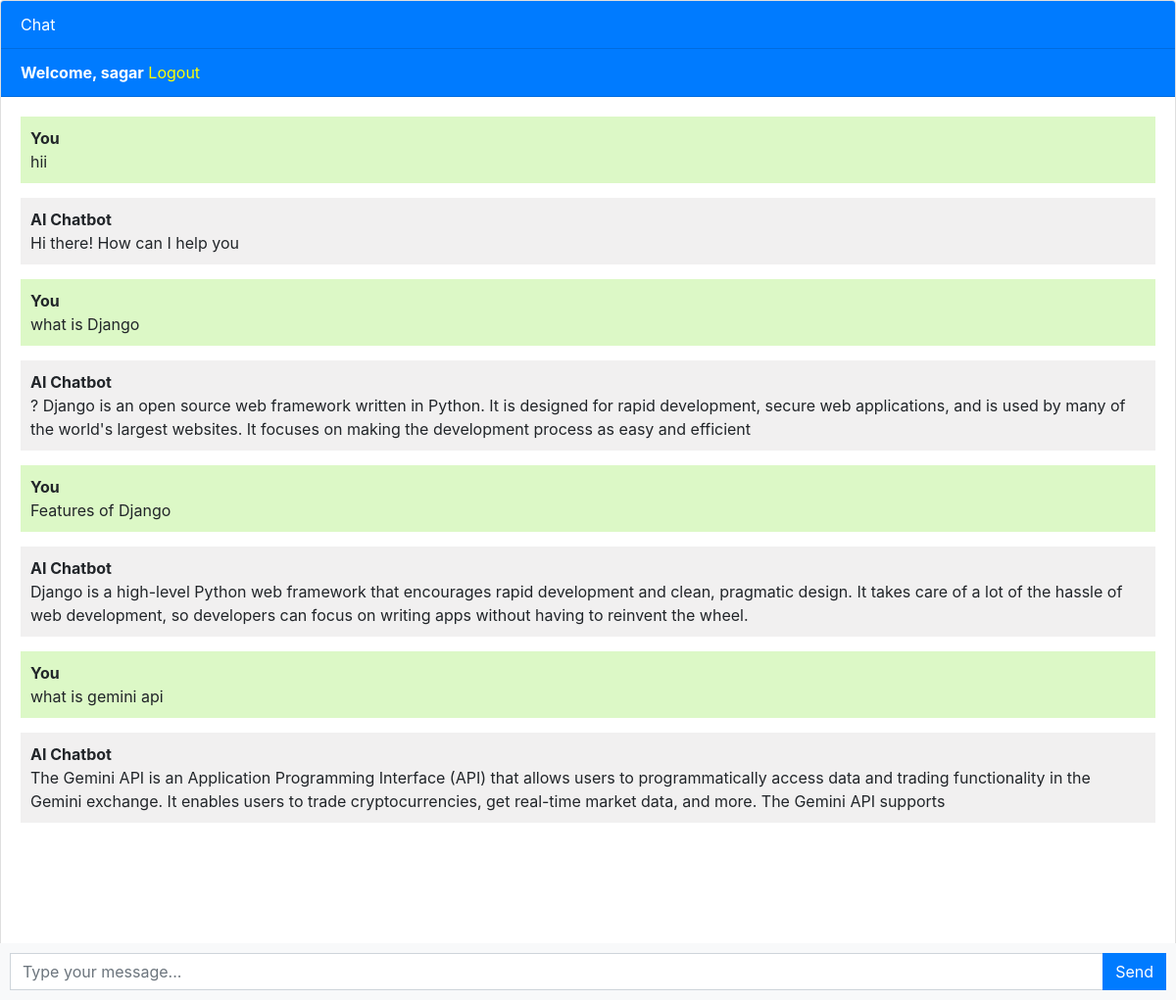
The app's page / (signed in) with its own data.
### chat_bot/models.py (models this page shows, shortened)
class Chat(models.Model):
    user = models.ForeignKey(User, on_delete=models.CASCADE)
    message = models.TextField()
    response = models.TextField()
    created_at = models.DateTimeField(auto_now_add=True)

### chat_bot/views.py (the view)
# urls.py: path('', views.chatbot, name='chatbot'),
def chatbot(request):
    chats = Chat.objects.filter(user=request.user)
    if request.method == 'POST':
        message = request.POST.get('message')
        response = ask_openai(message)
        chat = Chat(user=request.user, message=message, response=response, created_at=timezone.now())
        chat.save()
        return JsonResponse({'message': message, 'response': response})
    return render(request, 'chatbot.html', {'chats': chats})

### chat_bot/templates/chatbot.html (shortened to what this page needs)
{% extends 'base.html' %}
{% block content %}
<div class="chat-container">
  <div class="card flex-grow-1">
    <div class="card-header bg-primary text-white">Chat</div>
    {% if user.is_authenticated %}
    <div class="card-header bg-primary text-white"><b>Welcome, {{user.username}}</b>   <a style="color: yellow;" href="logout">Logout</a></div>
    {% else %}
    <div class="card-header bg-primary text-white"><a style="color: yellow" href="login">Login</a>   <a style="color: yellow;" href="register">Register</a></div>
    {% endif %}
    <div class="card-body messages-box">
      <ul class="list-unstyled messages-list">
         {% for chat in chats %}
          {% if chat.user == request.user %}
            <li class="message sent">
          <div class="message-text">
            <div class="message-sender">
              <b>You</b>
            </div>
            <div class="message-content">
              {{chat.message}}
            </div>
          </div>
        </li>
        <li class="message received">
          <div class="message-text">
            <div class="message-sender">
              <b>AI Chatbot</b>
            </div>
            <div class="message-content">
              {{chat.response}}
            </div>
          </div>
        </li>
        {% endif %}
        {% endfor %}
      </ul>
    </div>
    <br><br>
    <br><br>
    <br><br>
  </div>
  <form class="message-form">
    <div class="input-group">
      <input type="text" class="form-control message-input" placeholder="Type your message...">
      <div class="input-group-append">
        <button type="submit" class="btn btn-primary btn-send">Send</button>
      </div>
    </div>
  </form>
</div>
{% endblock %}

### chat_bot/templates/base.html (shortened to what this page needs)
<!DOCTYPE html>
<html lang="en">
  <head>
    <link rel="stylesheet" href="https://stackpath.bootstrapcdn.com/bootstrap/4.3.1/css/bootstrap.min.css">
  </head>
  <body>
    {% block content %}{% endblock %}
  </body>
</html>

### chat_bot/templates/chatbot.html (style rules this page uses)
body, html { height: 100%; }
.messages-box { flex: 1; overflow-y: auto; }
.messages-list { padding-left: 0; }
.message { margin-bottom: 15px; list-style: none; }
.message-text { padding: 10px; border-radius: 5px; }
.sent { background-color: #dcf8c6; align-self: flex-end; }
.received { background-color: #f1f0f0; align-self: flex-start; }
.message-form { display: flex; position: fixed; bottom: 0; left: 0; right: 0; padding: 10px; background-color: #f8f9fa; }
.message-input { flex: 1; border-radius: 0; border-right: none; }
.btn-send { border-radius: 0; }
.chat-container { height: 100%; display: flex; flex-direction: column; }

### records on screen
Chat: message "hii", response "Hi there! How can I help you"
Chat: message "what is Django", response "? Django is an open source web framework written in Python. It is designed for rapid development, secure web applications, and is used by many of the world's largest websites. It focuses on making the development process as easy and efficient"
Chat: message "Features of Django", response "Django is a high-level Python web framework that encourages rapid development and clean, pragmatic design. It takes care of a lot of the hassle of web development, so developers can focus on writing apps without having to reinvent the wheel."
Chat: message "what is gemini api", response "The Gemini API is an Application Programming Interface (API) that allows users to programmatically access data and trading functionality in the Gemini exchange. It enables users to trade cryptocurrencies, get real-time market data, and more. The Gemini API supports"

### other values on screen
{{ user.username }} "sagar"
